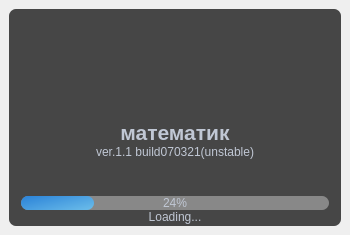
<?xml version="1.0" encoding="UTF-8"?>
<ui version="4.0">
 <class>SplashScreen</class>
 <widget class="QMainWindow" name="SplashScreen">
  <property name="geometry">
   <rect>
    <x>0</x>
    <y>0</y>
    <width>350</width>
    <height>235</height>
   </rect>
  </property>
  <property name="windowTitle">
   <string>MainWindow</string>
  </property>
  <widget class="QWidget" name="centralwidget">
   <layout class="QVBoxLayout" name="verticalLayout">
    <item>
     <widget class="QFrame" name="frame">
      <property name="styleSheet">
       <string notr="true">QFrame{
	background-color: rgb(70, 70, 70);
	border-color: None;
	border-radius: 7px

}</string>
      </property>
      <property name="frameShape">
       <enum>QFrame::StyledPanel</enum>
      </property>
      <property name="frameShadow">
       <enum>QFrame::Raised</enum>
      </property>
      <layout class="QVBoxLayout" name="verticalLayout_2">
       <property name="spacing">
        <number>0</number>
       </property>
       <property name="leftMargin">
        <number>12</number>
       </property>
       <property name="topMargin">
        <number>21</number>
       </property>
       <property name="rightMargin">
        <number>12</number>
       </property>
       <property name="bottomMargin">
        <number>2</number>
       </property>
       <item>
        <layout class="QHBoxLayout" name="horizontalLayout">
         <item>
          <widget class="QLabel" name="logo_splash">
           <property name="minimumSize">
            <size>
             <width>87</width>
             <height>90</height>
            </size>
           </property>
           <property name="maximumSize">
            <size>
             <width>87</width>
             <height>90</height>
            </size>
           </property>
           <property name="frameShape">
            <enum>QFrame::Box</enum>
           </property>
           <property name="frameShadow">
            <enum>QFrame::Plain</enum>
           </property>
           <property name="text">
            <string/>
           </property>
           <property name="pixmap">
            <pixmap resource="res_file.qrc">:/pics/gui_res/math_logo opas.png</pixmap>
           </property>
           <property name="scaledContents">
            <bool>true</bool>
           </property>
           <property name="alignment">
            <set>Qt::AlignCenter</set>
           </property>
           <property name="wordWrap">
            <bool>false</bool>
           </property>
          </widget>
         </item>
        </layout>
       </item>
       <item>
        <widget class="QLabel" name="lbl_prog_name">
         <property name="sizePolicy">
          <sizepolicy hsizetype="Preferred" vsizetype="Minimum">
           <horstretch>0</horstretch>
           <verstretch>0</verstretch>
          </sizepolicy>
         </property>
         <property name="maximumSize">
          <size>
           <width>16777215</width>
           <height>35</height>
          </size>
         </property>
         <property name="styleSheet">
          <string notr="true">font: 57 16pt &quot;Uni Neue Regular&quot;;
color: rgb(192, 199, 212)</string>
         </property>
         <property name="text">
          <string>&lt;html&gt;&lt;head/&gt;&lt;body&gt;&lt;p&gt;&lt;span style=&quot; font-size:16pt; font-weight:600;&quot;&gt;математик&lt;/span&gt;&lt;/p&gt;&lt;/body&gt;&lt;/html&gt;</string>
         </property>
         <property name="alignment">
          <set>Qt::AlignCenter</set>
         </property>
        </widget>
       </item>
       <item>
        <widget class="QLabel" name="lbl_current_ver">
         <property name="styleSheet">
          <string notr="true">font: 57 8pt &quot;Uni Neue Regular&quot;;
color: rgb(192, 199, 212)</string>
         </property>
         <property name="text">
          <string>ver.1.1 build070321(unstable)</string>
         </property>
         <property name="alignment">
          <set>Qt::AlignCenter</set>
         </property>
        </widget>
       </item>
       <item>
        <spacer name="verticalSpacer">
         <property name="orientation">
          <enum>Qt::Vertical</enum>
         </property>
         <property name="sizeHint" stdset="0">
          <size>
           <width>20</width>
           <height>40</height>
          </size>
         </property>
        </spacer>
       </item>
       <item>
        <widget class="QProgressBar" name="pb_splash">
         <property name="maximumSize">
          <size>
           <width>16777215</width>
           <height>14</height>
          </size>
         </property>
         <property name="styleSheet">
          <string notr="true">QProgressBar{
	
	background-color: rgb(136, 136, 136);
	border-radius: 7px;
	border-style: None;
	text-align: center;
	color: rgb(192, 199, 212);
	
	font: 57 8pt &quot;Uni Neue Regular&quot;;

	}
QProgressBar::chunk{
	border-radius: 7px;
	background-color:qlineargradient(spread:pad, x1:0, y1:0, x2:1, y2:0.789, stop:0 rgba(42, 130, 216, 255), stop:1 rgba(102, 184, 232, 255))
}</string>
         </property>
         <property name="value">
          <number>24</number>
         </property>
        </widget>
       </item>
       <item>
        <widget class="QLabel" name="lbl_text_loading">
         <property name="styleSheet">
          <string notr="true">color:  rgb(192, 199, 212);
font: 57 8pt &quot;Uni Neue Regular&quot;;
 </string>
         </property>
         <property name="text">
          <string>Loading...</string>
         </property>
         <property name="alignment">
          <set>Qt::AlignCenter</set>
         </property>
        </widget>
       </item>
      </layout>
     </widget>
    </item>
   </layout>
  </widget>
 </widget>
 <resources>
  <include location="res_file.qrc"/>
 </resources>
 <connections/>
</ui>
